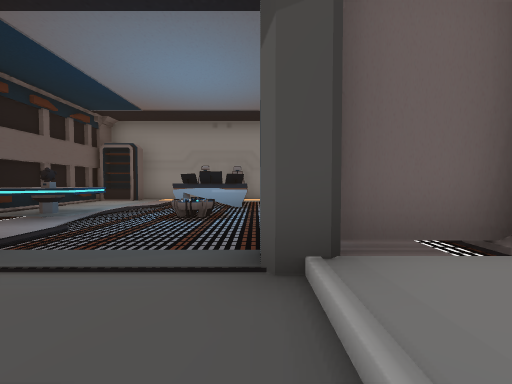
[1] (above)

24 first-person views from a walk through a scene from a Unity 3-D project. The camera is 1.4 m above the floor, tilts 2° down and sees 90° across. Doors are open. The floor is counted in squares, 2 m on a side. Each view is taken from the middle of a square. On the plan, view 1 faces up. The plan holds only what a view shows up to about 9 squares ahead; the rest is blank. The place goes on beyond the plan. The player is left out. Some surface patterns are stand-ins.

[2]
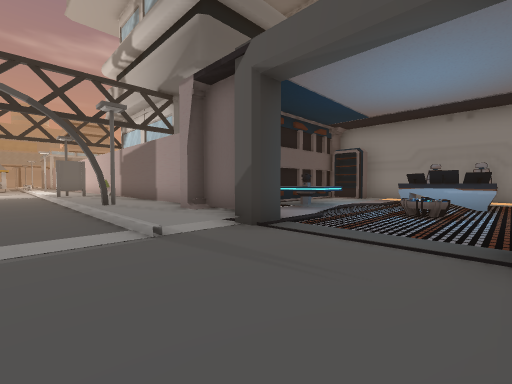

[3]
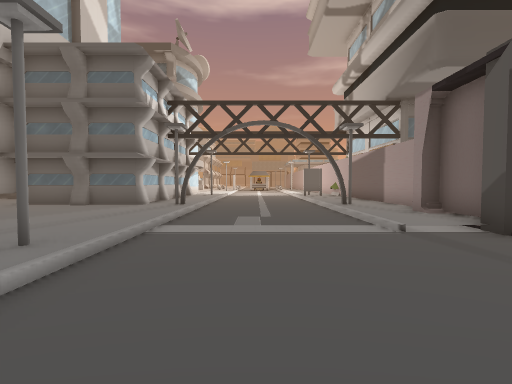

[4]
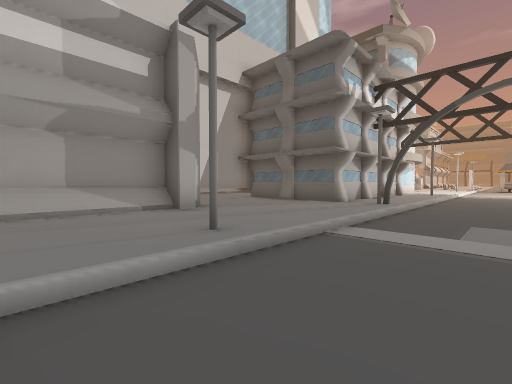

[5]
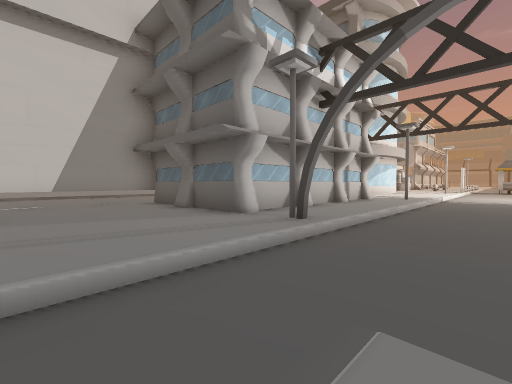

[6]
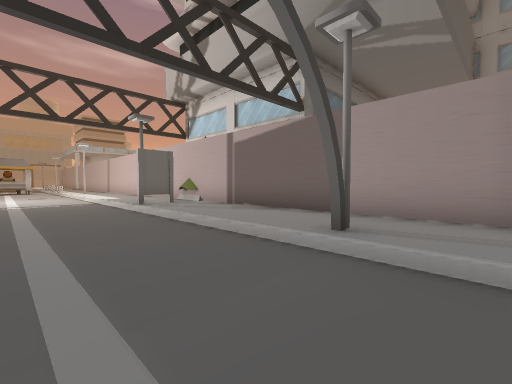

[7]
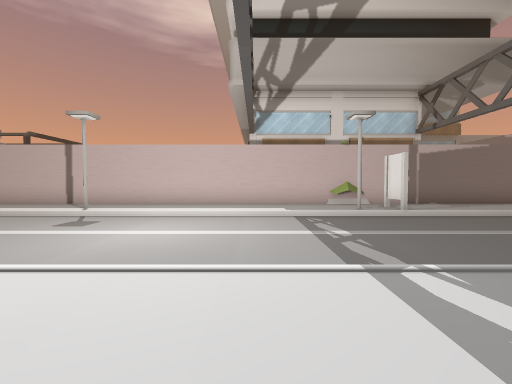

[8]
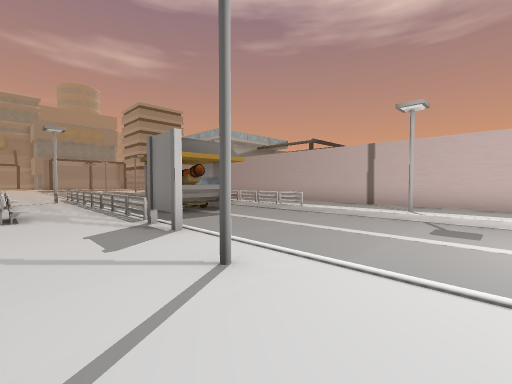

[9]
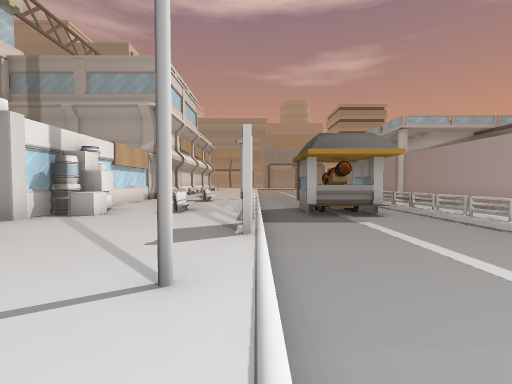

[10]
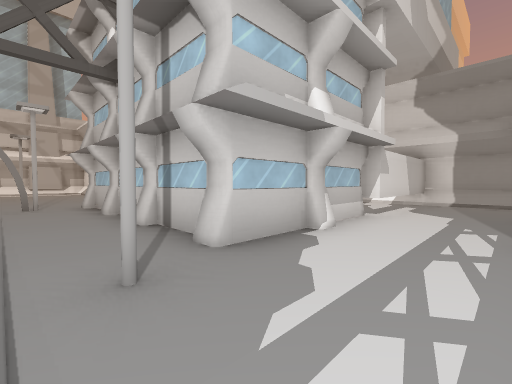

[11]
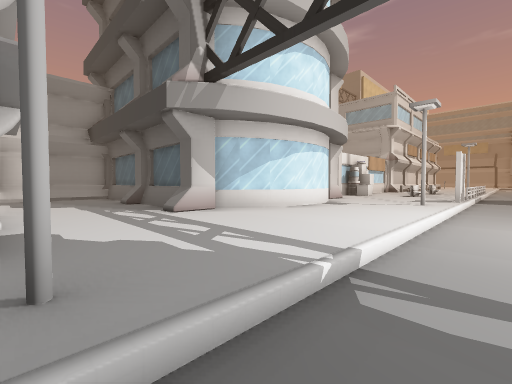

[12]
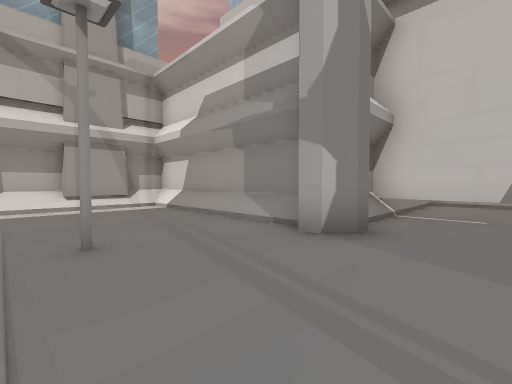

[13]
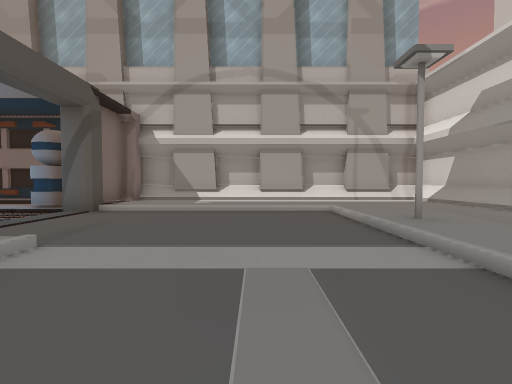

[14]
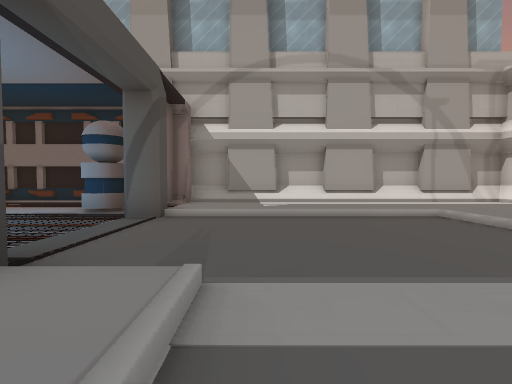

[15]
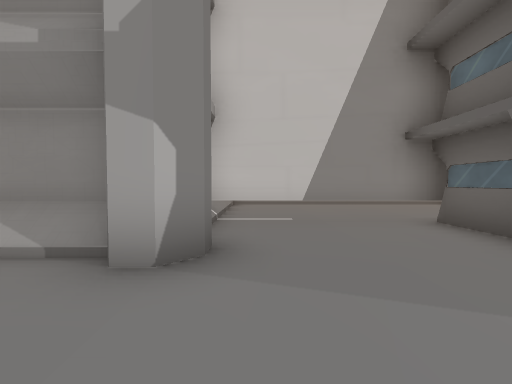

[16]
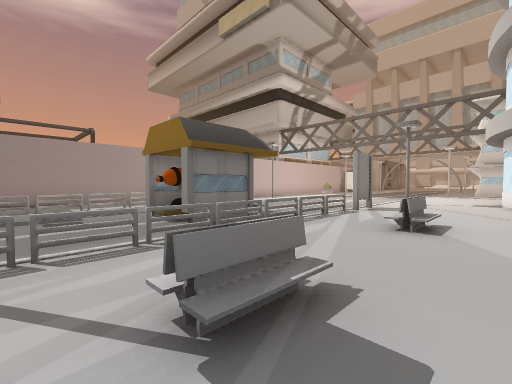

[17]
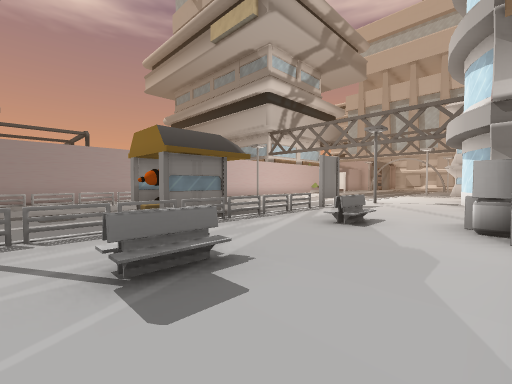

[18]
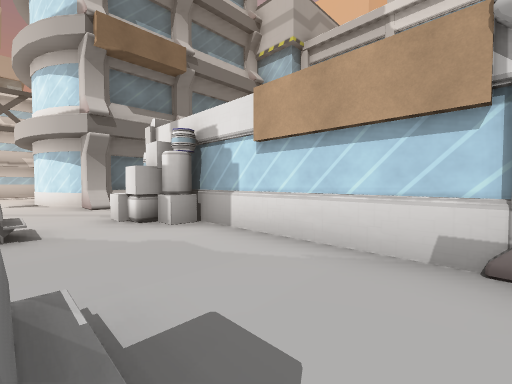

[19]
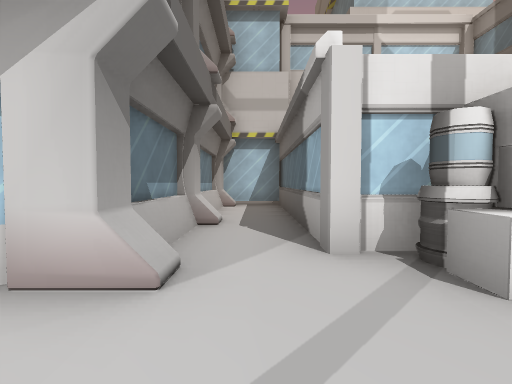

[20]
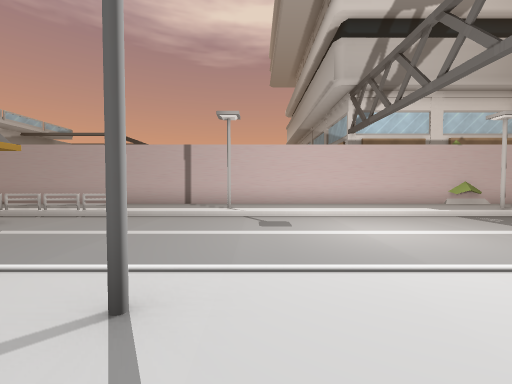

[21]
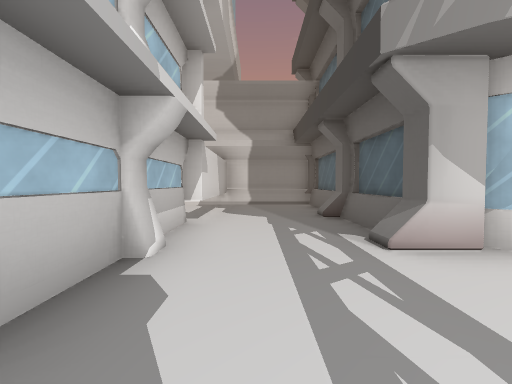

[22]
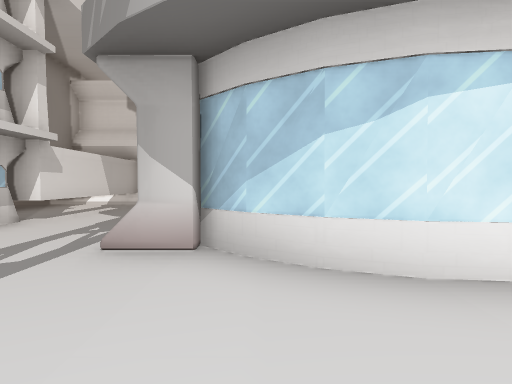

[23]
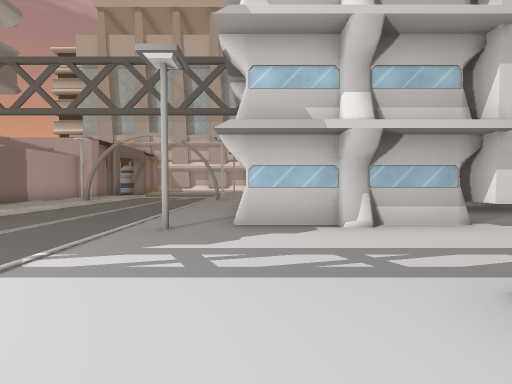

[24]
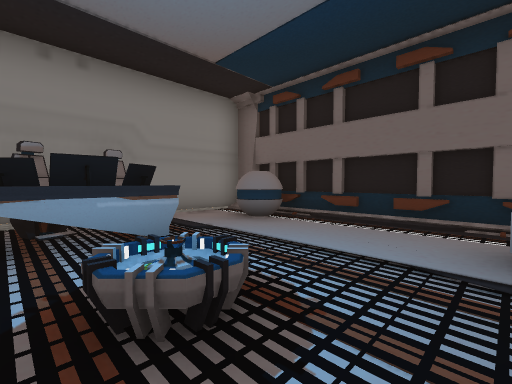

### Floor plan
Key: @ floor where view 1 was taken; # wall or solid block; . main floor; - floor 0.25 m lower than the main floor; / step, stairs or slope; = window, fence, low wall or low ledge; ^ raised ledge; E desk; T table; P projector; S streetlight; R tree; I sign; A railing; C cannon; B bench; F crate; O other object.
Columns run from 31 left of view 1 to 3 right of it. Each row starts with its distance up from view 1.
  8                           #O-EE--O#
  7                           #.-EE--O#
  6                           #T--P---#
  5                           #TT-P---#
  4                  R        #T----O-#
  3  ################R#########-----O-#
  2 ..........................###--O###
  1 AAAOAAA..S.......SI.....S...----..#
  0 -------------------------------@..#
 -1 ---CC---------------------------..#
 -2 ---CC---------------------------..#
 -3 --------------------------------..#
 -4 AAAAAAAI////////////////#///////..#
 -5 S........S.......S.....SS....S....#
 -6 .B..BB............#######.........#
 -7 ..........###.....#     #.........#
 -8 ....FF..### ###...#     #...#######
 -9 #######.#     #...#     #...#
-10       #.#     #..##    ^^####
-11       #.#     #..#     ^^^^^#
-12       #.#     #..#    ^^^^^^#
-13       #.#     #..###^=^^^^^^#
-14       ###     #####       ##

Where each view was taken, in squares from view 1:
view 1: 0 up, 0 right, facing up
view 2: 1 down, 0 right, facing up-left
view 3: 2 down, 1 right, facing left
view 4: 2 down, 0 right, facing down-left
view 5: 2 down, 4 left, facing down-left
view 6: 2 down, 6 left, facing up-left
view 7: 6 down, 17 left, facing up
view 8: 6 down, 20 left, facing up-left
view 9: 4 down, 20 left, facing left
view 10: 4 down, 16 left, facing down-right
view 11: 3 down, 14 left, facing down-left
view 12: 4 down, 5 left, facing down-right
view 13: 2 down, 6 left, facing right
view 14: 0 up, 5 left, facing right
view 15: 5 down, 4 left, facing down
view 16: 7 down, 31 left, facing up-right
view 17: 8 down, 31 left, facing up-right
view 18: 6 down, 31 left, facing down-right
view 19: 6 down, 24 left, facing down
view 20: 6 down, 21 left, facing up
view 21: 5 down, 15 left, facing down
view 22: 5 down, 18 left, facing down
view 23: 6 down, 18 left, facing right
view 24: 4 up, 2 left, facing up-right
